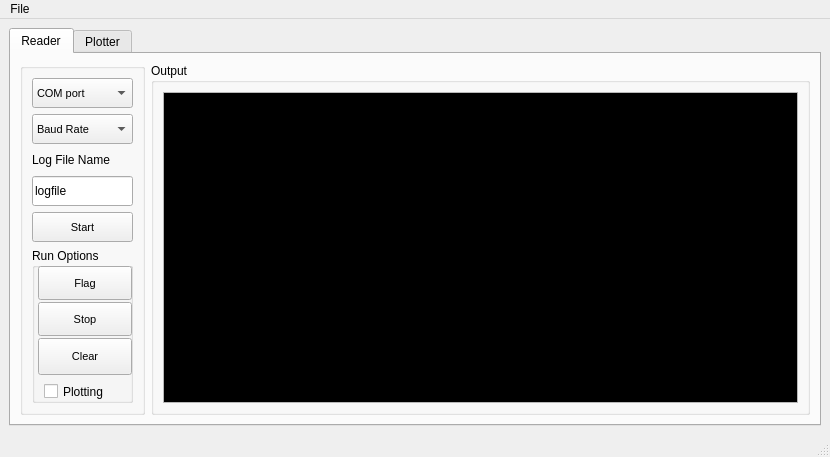
<?xml version="1.0" encoding="UTF-8"?>
<ui version="4.0">
 <class>MainWindow</class>
 <widget class="QMainWindow" name="MainWindow">
  <property name="geometry">
   <rect>
    <x>0</x>
    <y>0</y>
    <width>830</width>
    <height>453</height>
   </rect>
  </property>
  <property name="sizePolicy">
   <sizepolicy hsizetype="Fixed" vsizetype="Fixed">
    <horstretch>0</horstretch>
    <verstretch>0</verstretch>
   </sizepolicy>
  </property>
  <property name="windowTitle">
   <string>SerialReader</string>
  </property>
  <widget class="QWidget" name="centralwidget">
   <layout class="QVBoxLayout" name="verticalLayout_4">
    <item>
     <widget class="QTabWidget" name="tabWidget">
      <property name="currentIndex">
       <number>0</number>
      </property>
      <widget class="QWidget" name="tab">
       <attribute name="title">
        <string>Reader</string>
       </attribute>
       <layout class="QHBoxLayout" name="horizontalLayout">
        <item>
         <widget class="QGroupBox" name="groupBox_3">
          <property name="minimumSize">
           <size>
            <width>0</width>
            <height>350</height>
           </size>
          </property>
          <property name="maximumSize">
           <size>
            <width>125</width>
            <height>16777215</height>
           </size>
          </property>
          <property name="title">
           <string/>
          </property>
          <layout class="QVBoxLayout" name="verticalLayout">
           <item>
            <widget class="QComboBox" name="comboBox_2">
             <property name="minimumSize">
              <size>
               <width>0</width>
               <height>30</height>
              </size>
             </property>
             <property name="palette">
              <palette>
               <active>
                <colorrole role="NoRole">
                 <brush brushstyle="SolidPattern">
                  <color alpha="255">
                   <red>11</red>
                   <green>11</green>
                   <blue>11</blue>
                  </color>
                 </brush>
                </colorrole>
               </active>
               <inactive>
                <colorrole role="NoRole">
                 <brush brushstyle="SolidPattern">
                  <color alpha="255">
                   <red>11</red>
                   <green>11</green>
                   <blue>11</blue>
                  </color>
                 </brush>
                </colorrole>
               </inactive>
               <disabled>
                <colorrole role="NoRole">
                 <brush brushstyle="SolidPattern">
                  <color alpha="255">
                   <red>11</red>
                   <green>11</green>
                   <blue>11</blue>
                  </color>
                 </brush>
                </colorrole>
               </disabled>
              </palette>
             </property>
             <property name="font">
              <font>
               <pointsize>8</pointsize>
              </font>
             </property>
             <item>
              <property name="text">
               <string>COM port</string>
              </property>
             </item>
             <item>
              <property name="text">
               <string>1</string>
              </property>
             </item>
             <item>
              <property name="text">
               <string>2</string>
              </property>
             </item>
             <item>
              <property name="text">
               <string>3</string>
              </property>
             </item>
             <item>
              <property name="text">
               <string>4</string>
              </property>
             </item>
             <item>
              <property name="text">
               <string>5</string>
              </property>
             </item>
             <item>
              <property name="text">
               <string>6</string>
              </property>
             </item>
             <item>
              <property name="text">
               <string>7</string>
              </property>
             </item>
             <item>
              <property name="text">
               <string>8</string>
              </property>
             </item>
             <item>
              <property name="text">
               <string>9</string>
              </property>
             </item>
             <item>
              <property name="text">
               <string>10</string>
              </property>
             </item>
             <item>
              <property name="text">
               <string>11</string>
              </property>
             </item>
             <item>
              <property name="text">
               <string>12</string>
              </property>
             </item>
            </widget>
           </item>
           <item>
            <widget class="QComboBox" name="comboBox">
             <property name="minimumSize">
              <size>
               <width>0</width>
               <height>30</height>
              </size>
             </property>
             <property name="palette">
              <palette>
               <active>
                <colorrole role="NoRole">
                 <brush brushstyle="SolidPattern">
                  <color alpha="255">
                   <red>170</red>
                   <green>0</green>
                   <blue>0</blue>
                  </color>
                 </brush>
                </colorrole>
               </active>
               <inactive>
                <colorrole role="NoRole">
                 <brush brushstyle="SolidPattern">
                  <color alpha="255">
                   <red>170</red>
                   <green>0</green>
                   <blue>0</blue>
                  </color>
                 </brush>
                </colorrole>
               </inactive>
               <disabled>
                <colorrole role="NoRole">
                 <brush brushstyle="SolidPattern">
                  <color alpha="255">
                   <red>170</red>
                   <green>0</green>
                   <blue>0</blue>
                  </color>
                 </brush>
                </colorrole>
               </disabled>
              </palette>
             </property>
             <property name="font">
              <font>
               <pointsize>8</pointsize>
              </font>
             </property>
             <item>
              <property name="text">
               <string>Baud Rate</string>
              </property>
             </item>
             <item>
              <property name="text">
               <string>300</string>
              </property>
             </item>
             <item>
              <property name="text">
               <string>1200</string>
              </property>
             </item>
             <item>
              <property name="text">
               <string>2400</string>
              </property>
             </item>
             <item>
              <property name="text">
               <string>4800</string>
              </property>
             </item>
             <item>
              <property name="text">
               <string>9600</string>
              </property>
             </item>
             <item>
              <property name="text">
               <string>14400</string>
              </property>
             </item>
             <item>
              <property name="text">
               <string>19200</string>
              </property>
             </item>
             <item>
              <property name="text">
               <string>28800</string>
              </property>
             </item>
             <item>
              <property name="text">
               <string>38400</string>
              </property>
             </item>
             <item>
              <property name="text">
               <string>57600</string>
              </property>
             </item>
             <item>
              <property name="text">
               <string>115200</string>
              </property>
             </item>
            </widget>
           </item>
           <item>
            <widget class="QLabel" name="label">
             <property name="maximumSize">
              <size>
               <width>16777215</width>
               <height>20</height>
              </size>
             </property>
             <property name="text">
              <string>Log File Name</string>
             </property>
            </widget>
           </item>
           <item>
            <widget class="QLineEdit" name="lineEdit">
             <property name="minimumSize">
              <size>
               <width>0</width>
               <height>30</height>
              </size>
             </property>
             <property name="text">
              <string>logfile</string>
             </property>
            </widget>
           </item>
           <item>
            <widget class="QPushButton" name="pushButton">
             <property name="minimumSize">
              <size>
               <width>50</width>
               <height>30</height>
              </size>
             </property>
             <property name="font">
              <font>
               <pointsize>8</pointsize>
              </font>
             </property>
             <property name="text">
              <string>Start</string>
             </property>
            </widget>
           </item>
           <item>
            <widget class="QGroupBox" name="groupBox_2">
             <property name="minimumSize">
              <size>
               <width>0</width>
               <height>100</height>
              </size>
             </property>
             <property name="title">
              <string>Run Options</string>
             </property>
             <widget class="QPushButton" name="pushButton_2">
              <property name="geometry">
               <rect>
                <x>6</x>
                <y>18</y>
                <width>94</width>
                <height>34</height>
               </rect>
              </property>
              <property name="font">
               <font>
                <pointsize>8</pointsize>
               </font>
              </property>
              <property name="text">
               <string>Flag</string>
              </property>
             </widget>
             <widget class="QPushButton" name="pushButton_3">
              <property name="geometry">
               <rect>
                <x>6</x>
                <y>54</y>
                <width>94</width>
                <height>34</height>
               </rect>
              </property>
              <property name="font">
               <font>
                <pointsize>8</pointsize>
               </font>
              </property>
              <property name="text">
               <string>Stop</string>
              </property>
             </widget>
             <widget class="QPushButton" name="pushButton_4">
              <property name="geometry">
               <rect>
                <x>6</x>
                <y>90</y>
                <width>94</width>
                <height>37</height>
               </rect>
              </property>
              <property name="font">
               <font>
                <pointsize>8</pointsize>
               </font>
              </property>
              <property name="text">
               <string>Clear</string>
              </property>
             </widget>
             <widget class="QCheckBox" name="checkBox">
              <property name="geometry">
               <rect>
                <x>12</x>
                <y>135</y>
                <width>70</width>
                <height>17</height>
               </rect>
              </property>
              <property name="text">
               <string>Plotting</string>
              </property>
             </widget>
            </widget>
           </item>
          </layout>
         </widget>
        </item>
        <item>
         <widget class="QGroupBox" name="groupBox">
          <property name="title">
           <string>Output</string>
          </property>
          <layout class="QVBoxLayout" name="verticalLayout_2">
           <item>
            <widget class="QTextBrowser" name="textBrowser">
             <property name="palette">
              <palette>
               <active>
                <colorrole role="Text">
                 <brush brushstyle="SolidPattern">
                  <color alpha="255">
                   <red>255</red>
                   <green>255</green>
                   <blue>255</blue>
                  </color>
                 </brush>
                </colorrole>
                <colorrole role="Base">
                 <brush brushstyle="SolidPattern">
                  <color alpha="255">
                   <red>0</red>
                   <green>0</green>
                   <blue>0</blue>
                  </color>
                 </brush>
                </colorrole>
               </active>
               <inactive>
                <colorrole role="Text">
                 <brush brushstyle="SolidPattern">
                  <color alpha="255">
                   <red>255</red>
                   <green>255</green>
                   <blue>255</blue>
                  </color>
                 </brush>
                </colorrole>
                <colorrole role="Base">
                 <brush brushstyle="SolidPattern">
                  <color alpha="255">
                   <red>0</red>
                   <green>0</green>
                   <blue>0</blue>
                  </color>
                 </brush>
                </colorrole>
               </inactive>
               <disabled>
                <colorrole role="Text">
                 <brush brushstyle="SolidPattern">
                  <color alpha="255">
                   <red>120</red>
                   <green>120</green>
                   <blue>120</blue>
                  </color>
                 </brush>
                </colorrole>
                <colorrole role="Base">
                 <brush brushstyle="SolidPattern">
                  <color alpha="255">
                   <red>240</red>
                   <green>240</green>
                   <blue>240</blue>
                  </color>
                 </brush>
                </colorrole>
               </disabled>
              </palette>
             </property>
             <property name="lineWrapMode">
              <enum>QTextEdit::NoWrap</enum>
             </property>
            </widget>
           </item>
          </layout>
         </widget>
        </item>
       </layout>
      </widget>
      <widget class="QWidget" name="tab_2">
       <attribute name="title">
        <string>Plotter</string>
       </attribute>
       <layout class="QHBoxLayout" name="horizontalLayout_2">
        <item>
         <widget class="QGroupBox" name="groupBox_4">
          <property name="title">
           <string/>
          </property>
          <layout class="QVBoxLayout" name="verticalLayout_5">
           <item>
            <widget class="PlotWidget" name="graphicsView"/>
           </item>
           <item>
            <widget class="PlotWidget" name="graphicsView_2"/>
           </item>
           <item>
            <widget class="PlotWidget" name="graphicsView_3"/>
           </item>
           <item>
            <widget class="PlotWidget" name="graphicsView_4"/>
           </item>
          </layout>
         </widget>
        </item>
       </layout>
      </widget>
     </widget>
    </item>
   </layout>
  </widget>
  <widget class="QMenuBar" name="menubar">
   <property name="geometry">
    <rect>
     <x>0</x>
     <y>0</y>
     <width>830</width>
     <height>21</height>
    </rect>
   </property>
   <widget class="QMenu" name="menuFile">
    <property name="title">
     <string>File</string>
    </property>
    <addaction name="actionClose"/>
   </widget>
   <addaction name="menuFile"/>
  </widget>
  <widget class="QStatusBar" name="statusbar"/>
  <action name="actionImport">
   <property name="text">
    <string>Import</string>
   </property>
  </action>
  <action name="actionOpen">
   <property name="text">
    <string>Open</string>
   </property>
  </action>
  <action name="actionSave_As">
   <property name="text">
    <string>Save As</string>
   </property>
  </action>
  <action name="actionClose">
   <property name="text">
    <string>Close</string>
   </property>
  </action>
 </widget>
 <customwidgets>
  <customwidget>
   <class>PlotWidget</class>
   <extends>QGraphicsView</extends>
   <header location="global">pyqtgraph.h</header>
  </customwidget>
 </customwidgets>
 <resources/>
 <connections/>
</ui>
